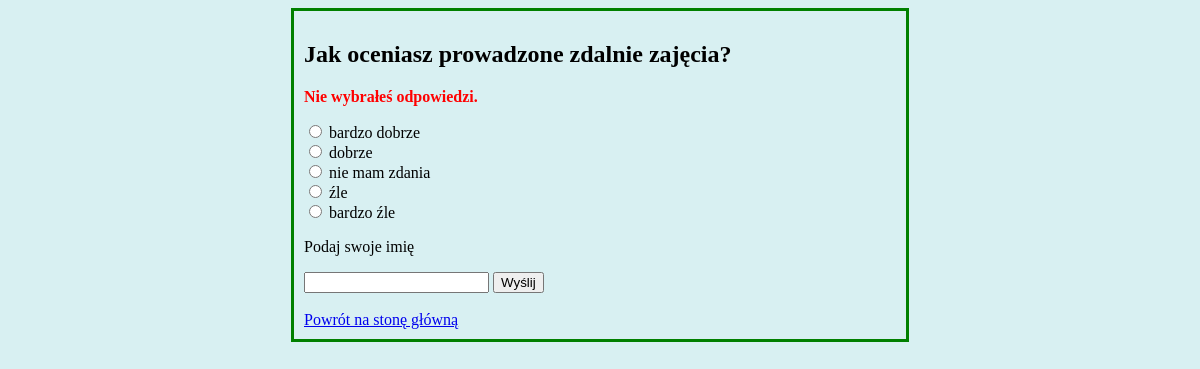
/ankiety/2/vote/, run on the app's committed database.
### ankiety/models.py (models this page shows, shortened)
class Question(models.Model):
    question_text = models.CharField(max_length=200)
    pub_date = models.DateTimeField('date published')

class Choice(models.Model):
    question = models.ForeignKey(Question, on_delete=models.CASCADE)
    choice_text = models.CharField(max_length=200)

### ankiety/views.py (the view, shortened to what this page needs)
# urls.py: path('<int:question_id>/vote/', views.vote, name='vote'),
def vote(request, question_id):
    question = get_object_or_404(Question, pk=question_id)
    date = time.asctime()
    datehash = hashlib.sha256(str(date).encode('ascii')).hexdigest()
    try:
        selected_choice = question.choice_set.get(pk=request.POST['choice'])
        username = request.POST['user_id'].encode('utf-8')
        id_hash = hashlib.sha256(str(datehash).encode('ascii') + str(selected_choice.id).encode('ascii') +
                                 str(selected_choice.question_id).encode('ascii') + str(selected_choice.choice_text).encode('utf-8')).hexdigest()
        messages.info(request, 'Identyfikator Twojej odpowiedzi to: ' + id_hash)
    except (KeyError, Choice.DoesNotExist):
        return render(request, 'ankiety/detail.html', {
            'question': question,
            'error_message': "Nie wybrałeś odpowiedzi.",
        })

### ankiety/templates/ankiety/detail.html (shortened to what this page needs)
<!DOCTYPE html>
<html lang="pl">
<head>
</head>
<body>
{% load static %}
<link rel="stylesheet" type="text/css" href="{% static 'ankiety/style.css' %}">
<div class="center">
<h2>{{ question.question_text }}</h2>
{% if error_message %}<p class="error">{{ error_message }}</p>{% endif %}
<form action="{% url 'ankiety:vote' question.id %}" method="post">
{% for choice in question.choice_set.all %}
    <input type="radio" name="choice" id="choice{{ forloop.counter }}" value="{{ choice.id }}">
    <label for="choice{{ forloop.counter }}">{{ choice.choice_text }}</label><br>
{% endfor %}
<p>Podaj swoje imię</p>
<input type="text" name="user_id" id="user_id" required>
<input type="submit" value="Wyślij">
</form>
<br>
<a href="{% url 'ankiety:index' %}">Powrót na stonę główną</a>
</div>
</body>
</html>

### ankiety/static/ankiety/style.css (style rules this page uses)
body { background: #d8f0f2; background-position: center; }
.center { margin: auto; width: 50%; border: 3px solid green; padding: 10px; }
.error { color: red; font-weight: bold; }

### data on the page
Question: question_text "Jak oceniasz prowadzone zdalnie zajęcia?"
Choice: choice_text "bardzo dobrze"
Choice: choice_text "dobrze"
Choice: choice_text "nie mam zdania"
Choice: choice_text "źle"
Choice: choice_text "bardzo źle"

### other printed values
{{ error_message }} "Nie wybrałeś odpowiedzi."
